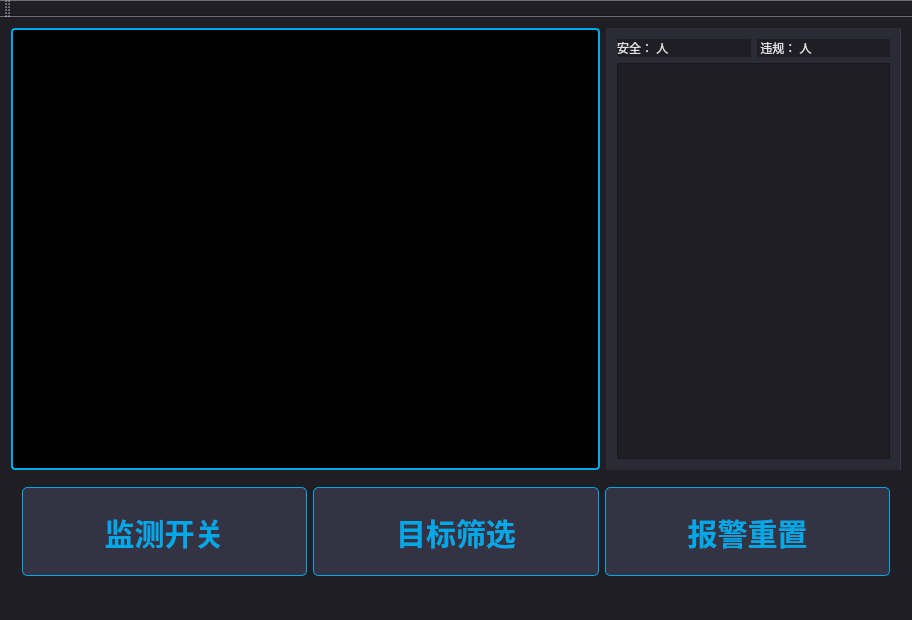
<?xml version="1.0" encoding="UTF-8"?>
<ui version="4.0">
 <class>MainWindow</class>
 <widget class="QMainWindow" name="MainWindow">
  <property name="geometry">
   <rect>
    <x>0</x>
    <y>0</y>
    <width>912</width>
    <height>620</height>
   </rect>
  </property>
  <property name="windowTitle">
   <string>MainWindow</string>
  </property>
  <property name="styleSheet">
   <string notr="true">/* 整体背景变暗 */
QWidget {
    background-color: #1E1E24;
    color: #E0E0E0;
}

/* 视频显示区设为纯黑，加点边框 */
#label_video {
    background-color: #000000;
    border: 2px solid #00A8E8; /* 科技蓝边框 */
    border-radius: 4px;
}

/* 左侧数据区稍微亮一点点作区分 */
#widget_3 {
    background-color: #2B2B36;
    border-right: 1px solid #3A3A4A;
}

/* 底部按钮的工业风设计 */
QPushButton {
    background-color: #333344;
    border: 1px solid #00A8E8;
    color: #00A8E8;
    font-size: 16px;
    font-weight: bold;
    padding: 15px;
    border-radius: 5px;
}

/* 按钮按下的效果 */
QPushButton:pressed {
    background-color: #00A8E8;
    color: #1E1E24;
}</string>
  </property>
  <widget class="QWidget" name="centralWidget">
   <layout class="QVBoxLayout" name="verticalLayout_2">
    <item>
     <layout class="QVBoxLayout" name="verticalLayout" stretch="4,1">
      <item>
       <layout class="QHBoxLayout" name="horizontalLayout" stretch="10,5">
        <item>
         <widget class="QWidget" name="widget_video" native="true">
          <layout class="QHBoxLayout" name="horizontalLayout_2">
           <property name="spacing">
            <number>0</number>
           </property>
           <property name="leftMargin">
            <number>0</number>
           </property>
           <property name="topMargin">
            <number>0</number>
           </property>
           <property name="rightMargin">
            <number>0</number>
           </property>
           <property name="bottomMargin">
            <number>0</number>
           </property>
           <item>
            <widget class="QLabel" name="label_video">
             <property name="text">
              <string/>
             </property>
            </widget>
           </item>
          </layout>
         </widget>
        </item>
        <item>
         <widget class="QWidget" name="widget_3" native="true">
          <layout class="QVBoxLayout" name="verticalLayout_4">
           <item>
            <layout class="QVBoxLayout" name="verticalLayout_3">
             <item>
              <layout class="QHBoxLayout" name="horizontalLayout_4" stretch="5,5">
               <item>
                <widget class="QLabel" name="label">
                 <property name="text">
                  <string>安全： 人 </string>
                 </property>
                </widget>
               </item>
               <item>
                <widget class="QLabel" name="label_2">
                 <property name="text">
                  <string> 违规： 人</string>
                 </property>
                </widget>
               </item>
              </layout>
             </item>
             <item>
              <widget class="QTextBrowser" name="textBrowser"/>
             </item>
            </layout>
           </item>
          </layout>
         </widget>
        </item>
       </layout>
      </item>
      <item>
       <widget class="QWidget" name="widget_2" native="true">
        <property name="font">
         <font>
          <pointsize>14</pointsize>
         </font>
        </property>
        <layout class="QHBoxLayout" name="horizontalLayout_3">
         <item>
          <widget class="QPushButton" name="pushButton">
           <property name="sizePolicy">
            <sizepolicy hsizetype="Minimum" vsizetype="Expanding">
             <horstretch>0</horstretch>
             <verstretch>0</verstretch>
            </sizepolicy>
           </property>
           <property name="font">
            <font>
             <pointsize>-1</pointsize>
             <bold>true</bold>
            </font>
           </property>
           <property name="styleSheet">
            <string notr="true">font-size: 30px;
font-weight: bold; /* 如果你还想加粗的话 */</string>
           </property>
           <property name="text">
            <string>监测开关</string>
           </property>
          </widget>
         </item>
         <item>
          <widget class="QPushButton" name="pushButton_2">
           <property name="sizePolicy">
            <sizepolicy hsizetype="Minimum" vsizetype="Expanding">
             <horstretch>0</horstretch>
             <verstretch>0</verstretch>
            </sizepolicy>
           </property>
           <property name="font">
            <font>
             <pointsize>-1</pointsize>
             <bold>true</bold>
            </font>
           </property>
           <property name="styleSheet">
            <string notr="true">font-size: 30px;
font-weight: bold; </string>
           </property>
           <property name="text">
            <string>目标筛选</string>
           </property>
          </widget>
         </item>
         <item>
          <widget class="QPushButton" name="pushButton_3">
           <property name="sizePolicy">
            <sizepolicy hsizetype="Minimum" vsizetype="Expanding">
             <horstretch>0</horstretch>
             <verstretch>0</verstretch>
            </sizepolicy>
           </property>
           <property name="font">
            <font>
             <pointsize>-1</pointsize>
             <bold>true</bold>
            </font>
           </property>
           <property name="styleSheet">
            <string notr="true">font-size: 30px;
font-weight: bold; /* 如果你还想加粗的话 */</string>
           </property>
           <property name="text">
            <string>报警重置</string>
           </property>
          </widget>
         </item>
        </layout>
       </widget>
      </item>
     </layout>
    </item>
   </layout>
  </widget>
  <widget class="QMenuBar" name="menuBar">
   <property name="geometry">
    <rect>
     <x>0</x>
     <y>0</y>
     <width>912</width>
     <height>27</height>
    </rect>
   </property>
  </widget>
  <widget class="QToolBar" name="mainToolBar">
   <attribute name="toolBarArea">
    <enum>TopToolBarArea</enum>
   </attribute>
   <attribute name="toolBarBreak">
    <bool>false</bool>
   </attribute>
  </widget>
  <widget class="QStatusBar" name="statusBar"/>
 </widget>
 <layoutdefault spacing="6" margin="11"/>
 <resources/>
 <connections/>
</ui>
